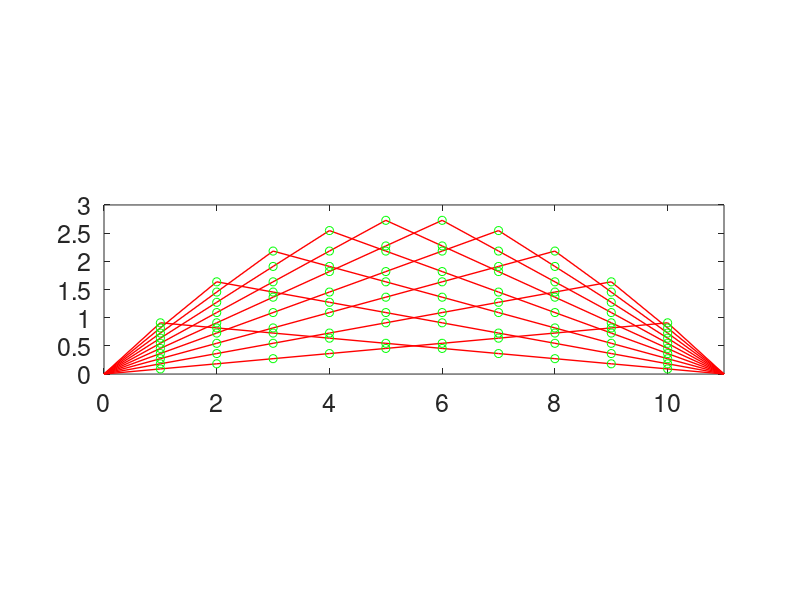
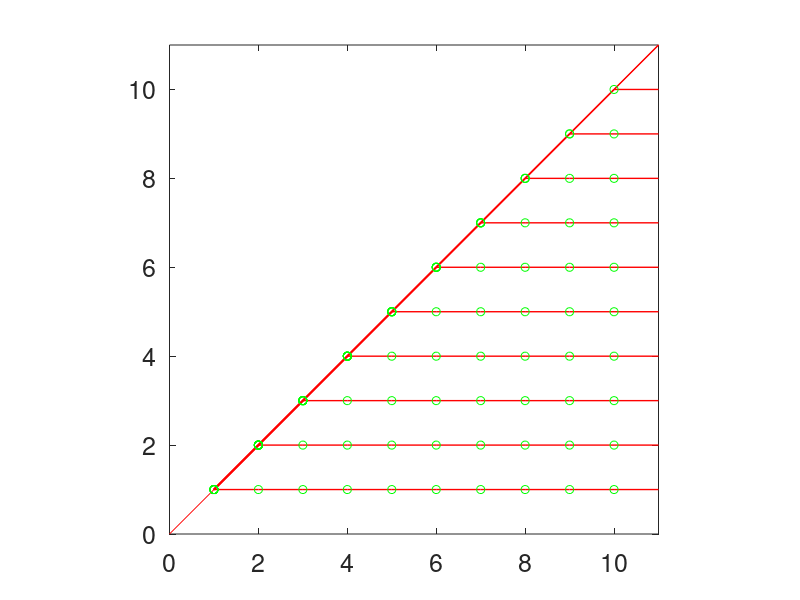
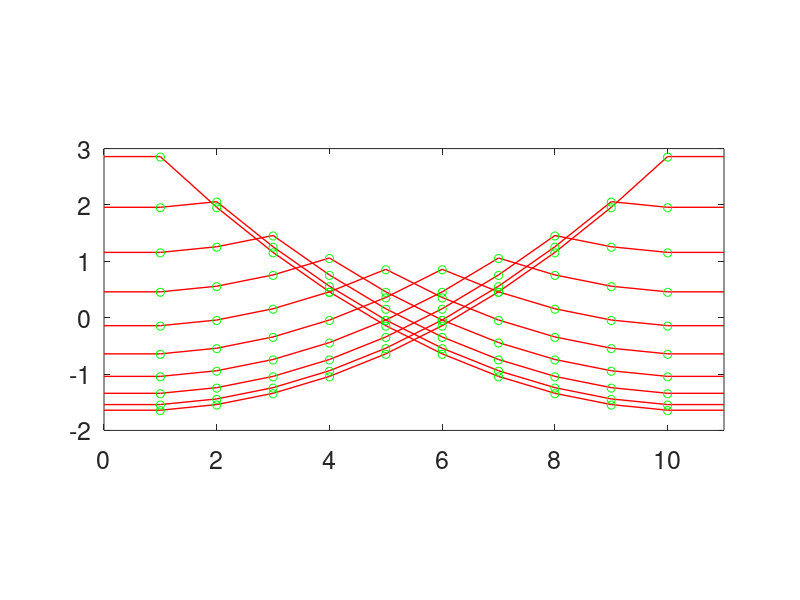

Reproduce these figures in MATLAB, in order.
function fig16_18(n);
%FIG16_18  Discrete approximation of continuous 1-D leveling with
%          combinations of Dirichlet and Neumann boundary conditions.
%          Number of nodes is n

%Kai Borre March 2, 2000
%Copyright (c) by Kai Borre
%$Revision: 1.0 $  $Date: 2000/12/16 $

if nargin == 0, n = 10; end

u = 1:n; 
v = u;
G = zeros(n,n);
%fixed-fixed
for i = 1:n
   for j = 1:n
      if v(j) <= u(i)
         G(i,j) = v(j)-u(i)*v(j)/(n+1);
      else
         G(i,j) = u(i)-u(i)*v(j)/(n+1); 
      end
   end
end
G = [zeros(n,1) G zeros(n,1)];
N = zeros(n,n);
for i = 1:n
   for j = 1:n
      if j >= i
         N(i,j) = i*(n+1-j)/(n+1);
      else
         N(i,j) = j*(n+1-i)/(n+1);  
      end
   end
end
figure(1);
hp1 = plot(0:n+1,G,'r');
axis equal
axis([0 n+1 0 2*sqrt(n)])
if nargin == 0 
   axis([0 11 0 3])
end
hold on
plot(N,'go')
hold off
set(gca,'FontSize',18)
set(hp1,'LineWidth',1)
print -deps fig17

% free-fixed
u = 1:n+1;
v = u;
G = zeros(n+1,n+1);
for i = 1:n+1
   for j = 1:n+1
      if v(j) <= u(i)
         G(i,j) = v(j);
      else
         G(i,j) = u(i); 
      end
   end
end

for i = 1:n
   for j = 1:n
      if i < j
         N(i,j) = i;  
      else
         N(i,j) = j;
      end
   end
end
figure(2);
hp2 = plot(G,'r');
hold on
plot([0 1],[0 1],'r')
plot([n n+1],[n n+1],'r')
hold off
axis equal
axis([0 n+1 0 n+1])
hold on
plot(N,'go')
hold off
set(gca,'FontSize',18)
set(hp2,'LineWidth',1)
print -deps fig16

% free-free
G = zeros(n+1,n);
u = linspace(1/(2*n),1-1/(2*n),n);
u = [u 1+1/(2*n)];
v = u;
for i = 1:n+1
   for j = 1:n+1
      if v(j) > u(i)
         G(j,i) = (u(i)^2+v(j)^2)/2+1/3-v(j);
      else
         G(j,i) = (u(i)^2+v(j)^2)/2+1/3-u(i); 
      end
   end
end

Nplus = zeros(n,n);
for i = 1:n
   for j = 1:n
      if j >= i
         Nplus(i,j) = ...
            ((n-1)*(2*n+5-6*j)/3+(j-1)*(j-2)+i*(i-1))/(2*n);
      else
         Nplus(i,j) = ((n-1)*(2*n+5-6*i)/3 ...
            +(i-1)*(i-2)+j*(j-1))/(2*n);  
      end
   end
end
figure(3);
hp3 = plot(G(1:n+1,1:n)*n,'r');
hold on
hp4 = plot([0 1], [flipud(G(1:n,11)*n) G(1:n,1)*n],'r');
%hold off
axis equal
axis([0 n+1 -2*sqrt(n) 2*sqrt(n)])
if nargin == 0
   axis([0 11 -2 3])
end
%hold on
plot(Nplus,'go')
hold off
set(gca,'FontSize',18)
set(hp3,'LineWidth',1)
set(hp4,'LineWidth',1)
print -deps fig18
%%%%%%%%%%%%%%% end fig16_18.m  %%%%%%%%%%%%
